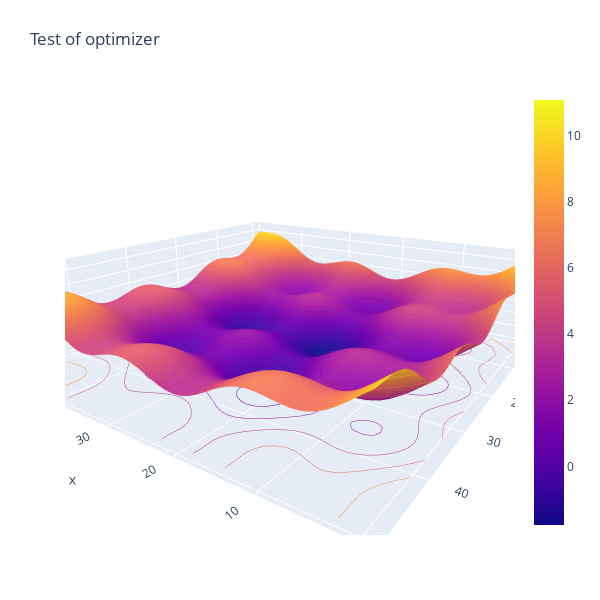

Notebook code cell kept with this figure:
### Code cell
def fm2(p):
    x,y = p
    return (np.sin(x)+0.05*x**2+np.sin(y)+0.05*y**2)
x = np.linspace(-10,10,50)
y = np.linspace(-10,10,50)
X,Y = np.meshgrid(x,y)
Z = fm2((X,Y))

fig = go.Figure(data=[go.Surface(z=Z),
                     ])
fig.update_layout(title='Test of optimizer', autosize=False,
                  width=600, height=600,
                  margin=dict(l=65, r=50, b=65, t=90))

fig.update_traces(contours_z=dict(show=True, usecolormap=True,
                                  highlightcolor="limegreen", project_z=True))
fig.show()

### Figure 1 — Plotly figure (JSON) as saved in the notebook; plotly's stock layout.template omitted (floating-point values rounded to 4 significant figures; data arrays with more than 128 entries replaced by an {"elided": "..."} marker saying what was removed)
{"data": [{"contours": {"z": {"highlightcolor": "limegreen", "project": {"z": true}, "show": true, "usecolormap": true}}, "type": "surface", "z": {"elided": "50x50 float values"}}], "layout": {"autosize": false, "height": 600, "margin": {"b": 65, "l": 65, "r": 50, "t": 90}, "scene": {"aspectmode": "auto", "aspectratio": {"x": 1.562, "y": 1.562, "z": 0.41}, "camera": {"center": {"x": 0, "y": 0, "z": 0}, "eye": {"x": -1.183, "y": 1.687, "z": 0.6648}, "projection": {"type": "perspective"}, "up": {"x": 0, "y": 0, "z": 1}}}, "title": {"text": "Test of optimizer"}, "width": 600}}
